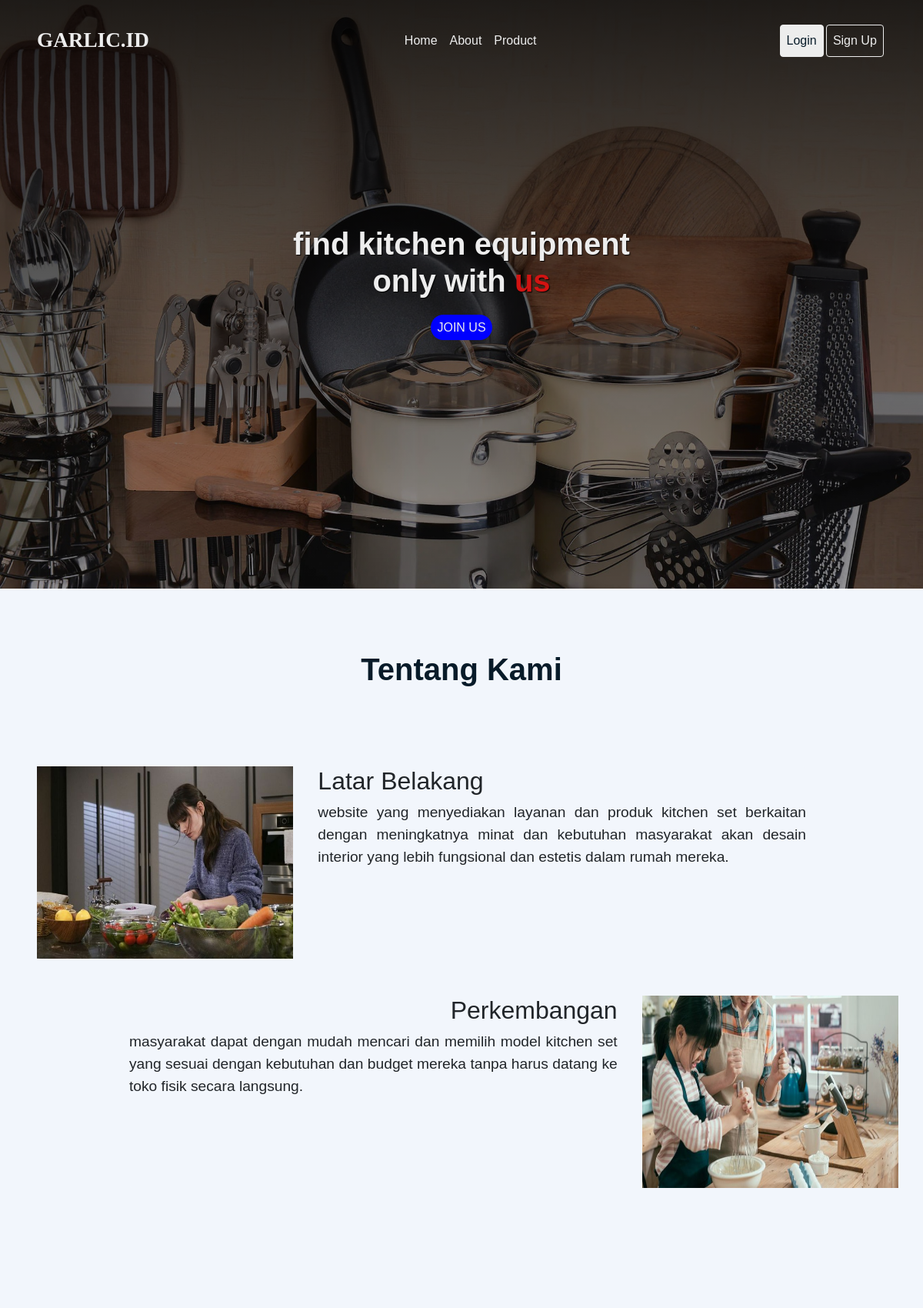
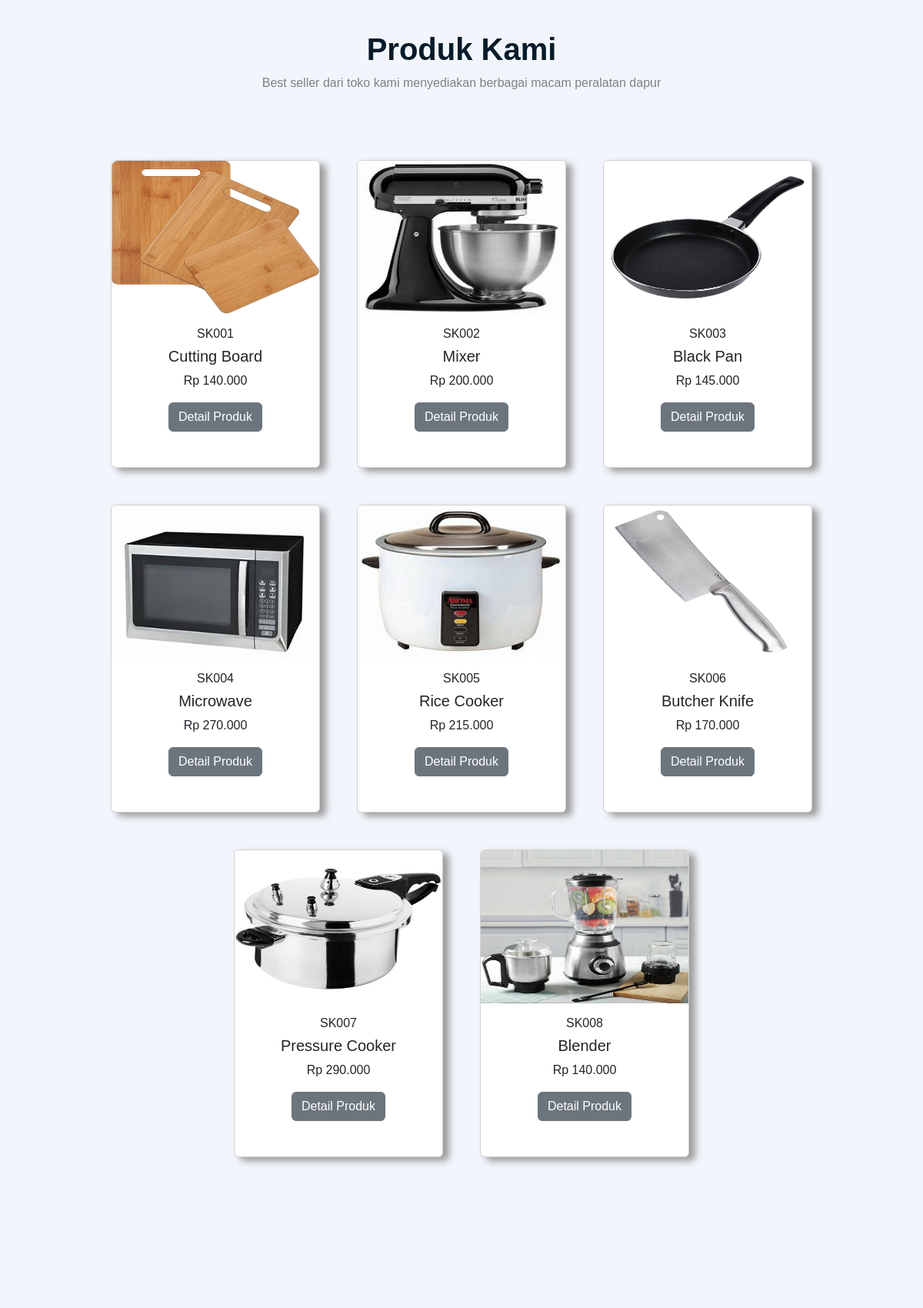
The page / (upper part) on the database its author committed (2 pictures, top to bottom).
### tables this page shows
CREATE TABLE `product` (
  `id` int(11) NOT NULL,
  `sku` varchar(45) DEFAULT NULL,
  `name` varchar(45) DEFAULT NULL,
  `purchase_price` int(11) DEFAULT NULL,
  `sell_price` int(11) DEFAULT NULL,
  `stock` int(11) DEFAULT 0,
  `min_stock` int(11) DEFAULT 0,
  `product_type_id` int(11) NOT NULL,
  `restock_id` int(11) NOT NULL,
  `foto` varchar(100) DEFAULT NULL
);

### index.php (the view, shortened to what this page needs)
<?php
require 'dbkoneksi.php'
  ?>
<?php
$sql = "SELECT * FROM product";
$rs = $dbh->query($sql);
?>
<!DOCTYPE html>
<html lang="en">
<head>
  <link rel="stylesheet" href="css/build.css">
  <link rel="stylesheet" href="https://cdn.jsdelivr.net/npm/bootstrap@5.3.0-alpha3/dist/css/bootstrap.min.css">
  <link href="https://unpkg.com/aos@2.3.1/dist/aos.css" rel="stylesheet">
</head>
<body style="background-color:#f2f6fc;">
  <nav class="navbar navbar-expand-lg" id="container">
    <div class="container-fluid" id="contain-nav">
      <a class="navbar-brand" href="#" id="nav-logo">GARLIC.ID</a>
      <div class="collapse navbar-collapse" id="navbarSupportedContent">
        <ul class="navbar-nav ms-auto mb-2 mb-lg-0">
          <li class="nav-item" id="list-demo">
            <a class="nav-link active" aria-current="page" href="#" id="linked">Home</a>
          </li>
          <li class="nav-item">
            <a class="nav-link" href="#about-items" id="linked">About</a>
          </li>
          <li class="nav-item">
            <a class="nav-link" href="#product-items" id="linked">Product</a>
          </li>
        </ul>
        <ul class="navbar-nav ms-auto mb-2 mb-lg-0">
          <li class="nav-item">
            <a class="nav-link" href="login.php" id="login">Login</a>
          </li>
          <li class="nav-item">
            <a class="nav-link" href="admin/register.php" id="sign">Sign Up</a>
          </li>
        </ul>
      </div>
    </div>
  </nav>
  <section class="section-hero">
    <main class="content">
      <h1 class="home-title">find kitchen equipment<br>only with <span>us</span></h1>
      <a href="login.php" class="cta">JOIN US</a>
    </main>
  </section>
  <h1 id="about-items">Tentang Kami</h1>
  <section class="about-card">
    <div data-aos="fade-down" data-aos-duration="3000">
      <section class="sec-flex1">
        <div class="card mb-3" style="max-width: 1000px;margin-top:2rem;" id="card-bg">
          <div class="row g-0">
            <div class="col-md-4">
              <img src="assets/ibu-masak.jpeg" class="img-fluid" alt="..." id="img-about">
            </div>
            <div class="col-md-8">
              <div class="card-body" style="padding:0;">
                <h5 class="card-title" id="title-about1">Latar Belakang</h5>
                <p class="card-text" id="about-para1">website yang menyediakan layanan dan produk kitchen set berkaitan
                  dengan meningkatnya minat dan kebutuhan masyarakat akan desain interior yang lebih fungsional dan
                  estetis dalam rumah mereka.</p>
              </div>
            </div>
          </div>
        </div>
      </section>
    </div>
    <div data-aos="fade-up" data-aos-duration="3000" id="data">
      <section class="sec-flex2">
        <div class="card mb-3" style="max-width: 1000px;margin-top:2rem;" id="card-bg">
          <div class="row g-0">
            <div class="col-md-8">
              <div class="card-body" style="padding:0;">
                <h5 class="card-title" style="" id="title-about2">Perkembangan</h5>
                <p class="card-text" id="about-para2">masyarakat dapat dengan mudah mencari dan memilih model kitchen
                  set yang sesuai dengan kebutuhan dan budget mereka tanpa harus datang ke toko fisik secara langsung.
                </p>
              </div>
            </div>
            <div class="col-md-4">
              <img src="assets/ramah-lingkungan.jpg" class="img-fluid" alt="..." id="img-about">
            </div>
          </div>
        </div>
      </section>
    </div>
  </section>
  <h1 id="product-items">Produk Kami</h1>
  <p class="product-paragraf">Best seller dari toko kami menyediakan berbagai macam peralatan dapur</p>
  <section class="section-card">
    <?php
    foreach ($rs as $row) {
      ?>
      <div data-aos="fade-up" data-aos-duration="3000">
        <div class="card" style=" width: 17rem; height: 25rem;">
          <img src="assets/<?= $row['foto'] ?>" class="card-img-top" alt="..." width="40%" height="50%"
            style="object-fit:1/1; background-size:cover; background-position:center;">
          <div class="card-body">
            <h6 class="card-title">
              <?= $row['sku'] ?>
              <h5 class="card-title">
                <?= $row['name'] ?>
              </h5>
              <p class="card-text">Rp
                <?= number_format($row['sell_price'], 0, ',', '.') ?>
              </p>
              <a href="detail.php?id=<?= $row['id'] ?>" class="btn btn-secondary" id="but-detail">Detail Produk</a>
          </div>
        </div>
      </div>
      <?php
    }
    ?>
  </section>
</body>
</html>

### css/build.css (style rules this page uses)
:root { --primary: #ededed; --bg: rgb(8, 27, 41); --bgN: #f2f6fc; }
* { margin: 0; font-family: "Poppins", sans-serif; padding: 0; box-sizing: border-box; border: none; outline: none; text-decoration: none; }
html { scroll-behavior: smooth; }
#container { display: flex; align-items: center; justify-content: center; padding: 0; }
#container #contain-nav { padding: 1.7rem 3rem; }
#container #contain-nav #login { background-color: var(--primary); color: var(--bg); }
#container #contain-nav #linked, #container #contain-nav #sign { color: var(--primary); font-size: 1rem; }
#container #contain-nav #login, #container #contain-nav #sign { border: 1px solid var(--primary); border-radius: 4px; margin-right: 0.2rem; }
#container #contain-nav #nav-logo { color: var(--primary); font-family: Viga; font-size: 1.7rem; font-weight: bold; }
.section-hero { margin-top: -140px; display: flex; justify-content: center; align-items: center; background-image: linear-gradient(rgba(0, 0, 0, 0.9), rgba(0, 0, 0, 0.4)), url(../assets/peralatan-dapur.jpg); background-size: cover; background-position: center; text-align: left; height: 100vh; }
.section-hero .content { width: 50%; font-weight: 4000; text-align: center; color: var(--primary); }
.section-hero .content .home-title { margin-bottom: 25px; text-shadow: 1px 1px 1px rgba(0, 0, 0, 0.9); font-family: "Poppins", sans-serif; text-align: center; font-weight: bold; }
.section-hero .content .home-title span { font-weight: bold; color: #d21312; }
.section-hero .content .cta { border-radius: 50px; text-decoration: none; font-size: 1rem; background-color: blue; padding: 0.5rem; color: var(--primary); }
.about-card { margin-left: 3rem; }
#about-items { font-weight: bold; color: var(--bg); margin: 4.4rem 0; padding-top: 10px; text-align: center; }
#card-bg { background-color: var(--bgN); border: none; }
.sec-flex1 { display: flex; align-items: center; justify-content: start; }
.sec-flex2 { margin-right: 2rem; display: flex; align-items: center; justify-content: end; }
#title-about1 { text-align: left; font-size: 2rem; padding-left: 2rem; }
#title-about2 { text-align: right; font-size: 2rem; padding-right: 2rem; }
#about-para1 { text-align: justify; font-size: 1.2rem; padding-left: 2rem; }
#about-para2 { text-align: justify; font-size: 1.2rem; padding-right: 2rem; }
#img-about { height: 250px; width: 480px; background-size: cover; background-position: center; }
#product-items { font-weight: bold; color: var(--bg); margin-top: 150px; padding-top: 30px; text-align: center; }
.product-paragraf { text-align: center; color: grey; }
.section-card { text-align: center; margin: 4rem; display: flex; align-items: center; justify-content: center; flex-wrap: wrap; }
.section-card .card { margin: 1.5rem; height: 450px; box-shadow: 8px 5px 10px rgb(155, 155, 155); }

### rows shown on the page
product: foto (picture), sku "SK001", name "Cutting Board", sell_price "140.000"
product: foto (picture), sku "SK002", name "Mixer", sell_price "200.000"
product: foto (picture), sku "SK003", name "Black Pan", sell_price "145.000"
product: foto (picture), sku "SK004", name "Microwave", sell_price "270.000"
product: foto (picture), sku "SK005", name "Rice Cooker", sell_price "215.000"
product: foto (picture), sku "SK006", name "Butcher Knife", sell_price "170.000"
product: foto (picture), sku "SK007", name "Pressure Cooker", sell_price "290.000"
product: foto (picture), sku "SK008", name "Blender", sell_price "140.000"
